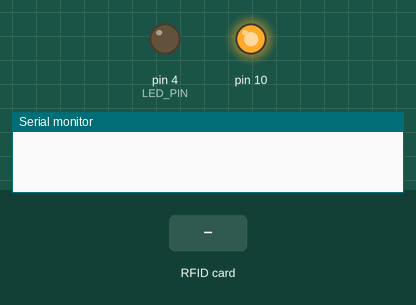
Recording of a sketch running on a simulated Arduino Uno, built with avr-gcc and run on an emulated ATmega328P. Shown: output pins drawn as LEDs (lit = HIGH), the last lines printed to the serial monitor. Inputs (shaded band) come from the test bench.

Above: at 1.3 s.
1.4 s: RFID card 5E 7A 19 C4 held to the reader
At 2.6 s:
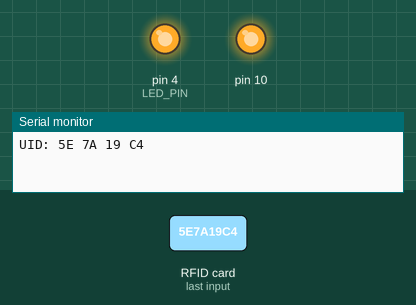
Timing chart, 0 to 6.0 s (numbered marks = the images above; inputs shaded):
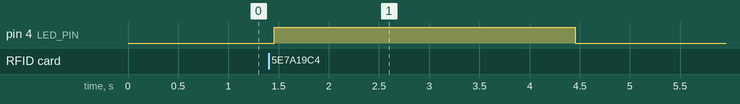

Measured:
- after the input at 1.4 s, pin 4 (LED_PIN): LOW → HIGH after 0.06 s, → LOW 3.0 s later

The sketch:

modificado.ino
```cpp
#include <SPI.h>
#include <MFRC522.h>

// pin del led
#define LED_PIN 4

// Pin para resetear todos los modulos
#define RST_PIN 5

// array de pines de Slave Select de los RFIDs por SPI
const int SS[3] = {53, 46, 42};

// creamos un array de instancias, para no andar seleccionando variables diferentes
MFRC522 mfrc[3] = {
  // una para cada pin
  MFRC522(SS[0], RST_PIN),
  MFRC522(SS[1], RST_PIN),
  MFRC522(SS[2], RST_PIN)
};


void setup() {
  // Inicia puerto serial
  Serial.begin(115200);
  // Inicia comunicación por SPI
  SPI.begin();
  // configurar el led como salida
  pinMode(LED_PIN, OUTPUT);
  // arrancar todas las interfaces RFID
  for (int i=0; i<3; i++) { mfrc[i].PCD_Init(); }
}

void checkForCard(MFRC522& mfrc522) {
  // Verifica si hay una nueva tarjeta presente y la lee
  if (mfrc522.PICC_IsNewCardPresent() && mfrc522.PICC_ReadCardSerial()) {
    // Imprime el UID de la tarjeta en formato hexadecimal
    Serial.print("UID:");
    for (byte i = 0; i < mfrc522.uid.size; i++) {
      Serial.print(mfrc522.uid.uidByte[i] < 0x10 ? " 0" : " ");
      Serial.print(mfrc522.uid.uidByte[i], HEX);
    }
    Serial.println();
    // Desactiva la tarjeta
    mfrc522.PICC_HaltA();
    // parpadea un led
    digitalWrite(LED_PIN, HIGH);
    delay(3000);
    digitalWrite(LED_PIN, LOW);
  }
}

void loop() {
  // leer todos los RFIDs
  for (int i=0; i<3; i++) {
    checkForCard(mfrc[i]);
  }

  delay(250); // Este delay podría ajustarse según tus necesidades
}
```
